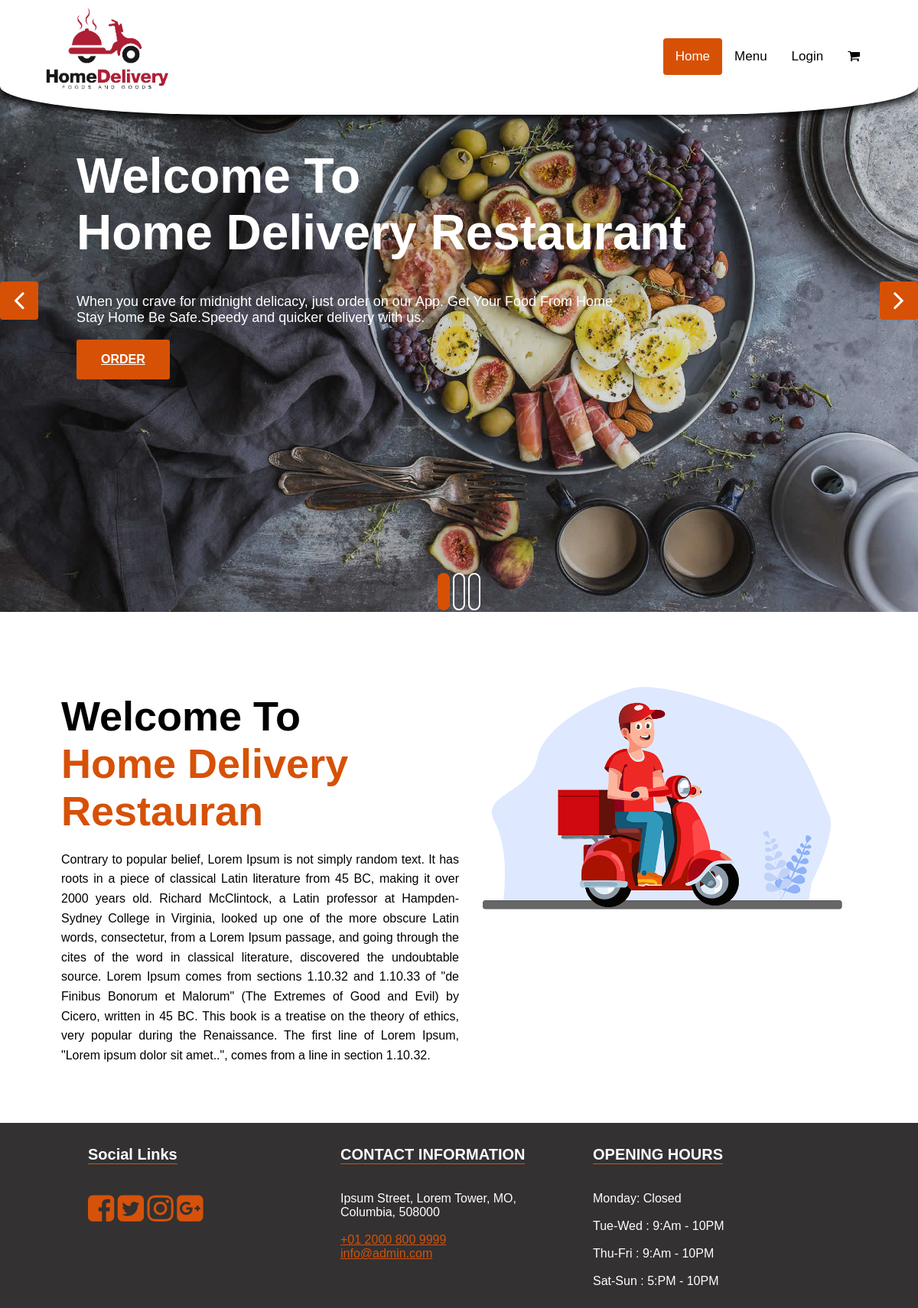
The page / on the database its author committed.
### tables this page shows
CREATE TABLE `settings` (
  `id` int(11) NOT NULL,
  `about_title` text NOT NULL,
  `about_detail` text NOT NULL,
  `about_img` varchar(255) NOT NULL,
  `fb_link` varchar(255) NOT NULL,
  `tw_link` varchar(255) NOT NULL,
  `ins_link` varchar(255) NOT NULL,
  `gplus_link` varchar(255) NOT NULL,
  `contact_info` text NOT NULL,
  `opening_hours` text NOT NULL,
  `currency` enum('GBP','USD','EURO') NOT NULL DEFAULT 'GBP'
);

### index.php (the view, shortened to what this page needs)
<?php
include 'includes/header.php'; ?>
		<div id="slides" class="cover-slides">
			<ul class="slides-container">
				<li class="text-left">
					<img src="img/slider-01.jpg" alt="">
					<div class="slide-container">
						<h1 class="slider-h1"><strong>Welcome To <br> Home Delivery Restaurant</strong></h1>
						<p class="slider-p">When you crave for midnight delicacy, just order on our App. Get Your Food From Home<br>
						Stay Home Be Safe.Speedy and quicker delivery with us.</p>
						<p>
							<a class="btn btn-outline-new-white" href="menu.php">Order</a>
						</p>
					</div>
				</li>
			</ul>
			<div class="slides-navigation">
				<a href="#" class="next"><i class="fa fa-angle-right" aria-hidden="true"></i></a>
				<a href="#" class="prev"><i class="fa fa-angle-left" aria-hidden="true"></i></a>
			</div>
		</div>
		<section class="about-section">
			<div class="container">
				<div class="left-box">
					<h2><?php echo $rowS['about_title'];?></h2>
					<p><?php echo $rowS['about_detail'];?></p>
				</div>
				<div class="right-box">
					<img src="img/<?php echo $rowS['about_img'];?>" alt="">
				</div>
			</div>
		</section>
<?php include 'includes/footer.php'; ?>

### includes/footer.php (shortened to what this page needs)
<footer>
	<div class="container">
		<div class="col-1">
			<h3>Social Links</h3>
			<ul>
				<li><a href="<?php echo $rowS['fb_link'];?>"><i class="fa fa-facebook-square" aria-hidden="true"></i></a></li>
				<li><a href="<?php echo $rowS['tw_link'];?>"><i class="fa fa-twitter-square" aria-hidden="true"></i></a></li>
				<li><a href="<?php echo $rowS['ins_link'];?>"><i class="fa fa-instagram" aria-hidden="true"></i></a></li>
				<li><a href="<?php echo $rowS['gplus_link'];?>"><i class="fa fa-google-plus-square" aria-hidden="true"></i></a></li>
			</ul>
		</div>
		<div class="col-1">
			<h3>CONTACT INFORMATION</h3>
			<p>
				<?php echo $rowS['contact_info'];?>
			</p>
		</div>
		<div class="col-1">
			<h3>OPENING HOURS</h3>
			<p>
				<?php echo $rowS['opening_hours'];?>
			</p>
		</div>
	</div>
</footer>
</div>
</body>
</html>

### css/main.css (style rules this page uses)
body { margin: 0; font-family: Arial, Helvetica, sans-serif; }
.slide-container { max-width: 1000px; width: 100%; margin: 0px auto; height: 100%; position: relative; z-index: 2; padding-top: 150px; }
.cover-slides { height: 100vh; }
.slides-navigation a { background: #d65106; position: absolute; height: 50px; width: 50px; top: 50%; font-size: 20px; display: block; color: #fff; border-radius: 4px; line-height: 63px; text-align: center; transition: all .3s ease-in-out; }
.slides-navigation a i { font-size: 40px; }
.btn { text-transform: uppercase; padding: 19px 36px; }
.btn { display: inline-block; font-weight: 600; text-align: center; white-space: nowrap; vertical-align: middle; -webkit-user-select: none; -moz-user-select: none; -ms-user-select: none; user-select: none; border: 2px solid transparent; padding: 12px 30px; font-size: 16px; line-height: 1.5; border-radius: .1875rem; transition: color .15s ease-in-out, background-color .15s ease-in-out, border-color .15s ease-in-out, box-shadow .15s ease-in-out; }
.btn-outline-new-white { color: #fff; background-color: #d65106; background-image: none; border-color: #d65106; }
.cover-slides h1 { font-family: 'Rubik', sans-serif; font-weight: 500; font-size: 64px; color: #fff; }
.cover-slides p { font-size: 18px; color: #fff; }
.about-section { padding: 60px 80px; }
.about-section .container .left-box { width: 50%; float: left; }
.about-section .container .right-box { float: right; width: 50%; }
.about-section h2 { font-size: 54px; margin-bottom: 20px; }
.about-section h2 span { color: #d65106; display: block; }
.about-section p { font-size: 16px; line-height: 1.6em; text-align: justify; }
.about-section img { max-width: 600px; width: 100%; }
footer { background-color: #333131; color: #fff; }
footer .container { max-width: 1000px; width: 100%; margin: 0px auto; }
footer .container .col-1 { float: left; width: 30%; padding: 10px 15px; }
footer .container .col-1 a { color: #d5520a; }
footer .container .col-1 h3 { text-align: left; font-size: 20px; border-bottom: 1px solid #d5530c; display: inline-block; }
footer .container .col-1 ul { padding: 0px; list-style: none; }
footer .container .col-1 ul li { display: inline-block; }
footer .container .col-1 ul li a { font-size: 40px; color: #d5520a; }

### css/superslides.css (style rules this page uses)
#slides { position: relative; }
#slides .slides-container { display: none; }
.slides-navigation { margin: 0 auto; position: absolute; z-index: 3; top: 46%; width: 100%; }
.slides-navigation a { position: absolute; display: block; }
.slides-navigation a.prev { left: 0; }
.slides-navigation a.next { right: 0; }

### rows shown on the page
settings: about_title "Welcome To Home Delivery Restauran", about_detail "Contrary to popular belief, Lorem Ipsum is not simply random text. It has roots in a piece of classical Latin literature from 45 BC, making it over 2000 years old. Richard McClintock, a Latin professor at Hampden-Sydney College in Virginia, looked up one of the more obscure Latin words, consectetur, from a Lorem Ipsum passage, and going through the cites of the word in classical literature, discovered the undoubtable source. Lorem Ipsum comes from sections 1.10.32 and 1.10.33 of \"de Finibus Bonorum et Malorum\" (The Extremes of Good and Evil) by Cicero, written in 45 BC. This book is a treatise on the theory of ethics, very popular during the Renaissance. The first line of Lorem Ipsum,…", about_img (picture), contact_info "Ipsum Street, Lorem Tower, MO, Columbia, 508000 +01 2000 800 9999 info@admin.com", opening_hours "Monday: Closed Tue-Wed : 9:Am - 10PM Thu-Fri : 9:Am - 10PM Sat-Sun : 5:PM - 10PM"
